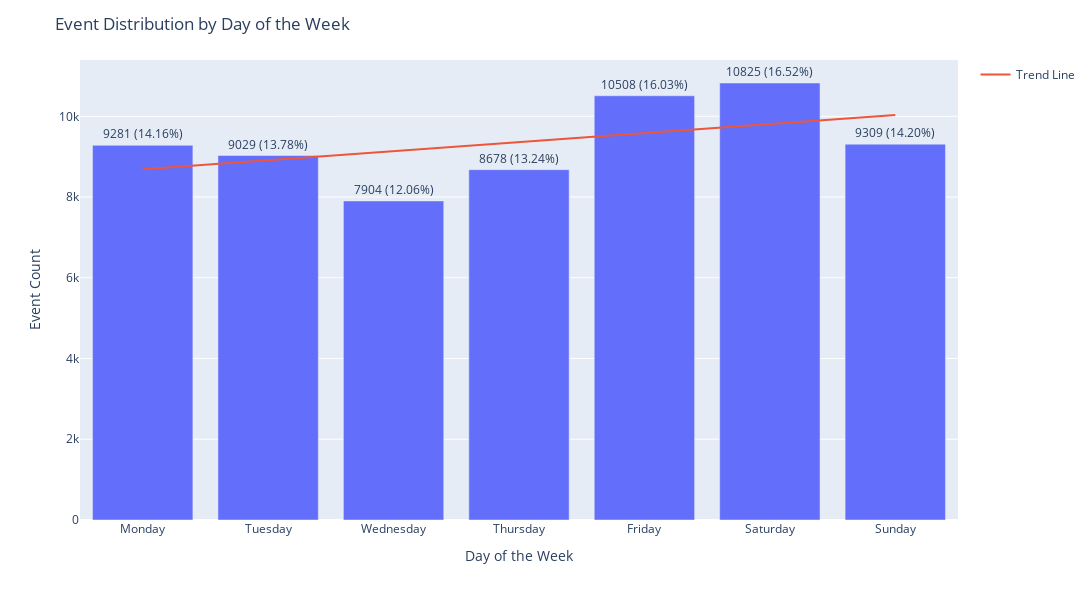

The notebook cell saved with this chart:
### Code cell
import pandas as pd
import plotly.express as px
import numpy as np
import statsmodels.api as sm

# Define a custom order for days of the week
day_order = ['Monday', 'Tuesday', 'Wednesday', 'Thursday', 'Friday', 'Saturday', 'Sunday']

# Count events by day of the week
day_of_week_counts = df['day_of_week'].value_counts()

# Sort the counts based on the custom day order
day_of_week_counts = day_of_week_counts.reindex(day_order)

# Create a bar plot to visualize the distribution
fig = px.bar(day_of_week_counts, x=day_of_week_counts.index, y=day_of_week_counts.values)
fig.update_layout(title='Event Distribution by Day of the Week', xaxis_title='Day of the Week', yaxis_title='Event Count')

# Add value and percentage annotations
total_events = day_of_week_counts.sum()
annotations = [f"{count} ({count/total_events*100:.2f}%)" for count in day_of_week_counts]

fig.update_traces(text=annotations, textposition='outside')
fig.update_layout(uniformtext_minsize=8, uniformtext_mode='hide')
fig.update_layout(height=600, width=1500)

# Add a trend line
day_of_week_counts = day_of_week_counts.reset_index()
day_of_week_counts.columns = ['day_of_week', 'event_count']
day_of_week_counts['day_index'] = day_of_week_counts['day_of_week'].apply(lambda x: day_order.index(x))
X = sm.add_constant(day_of_week_counts['day_index'])
y = day_of_week_counts['event_count']

model = sm.OLS(y, X).fit()
trend_line = model.predict(X)

fig.add_scatter(x=day_order, y=trend_line, mode='lines', name='Trend Line')

fig.show()

### Figure 1 — Plotly figure (JSON) as saved in the notebook; plotly's stock layout.template omitted (floating-point values rounded to 4 significant figures)
{"data": [{"alignmentgroup": "True", "hovertemplate": "day_of_week=%{x}<br>y=%{y}<extra></extra>", "legendgroup": "", "marker": {"color": "#636efa", "pattern": {"shape": ""}}, "name": "", "offsetgroup": "", "orientation": "v", "showlegend": false, "text": ["9281 (14.16%)", "9029 (13.78%)", "7904 (12.06%)", "8678 (13.24%)", "10508 (16.03%)", "10825 (16.52%)", "9309 (14.20%)"], "textposition": "outside", "type": "bar", "x": ["Monday", "Tuesday", "Wednesday", "Thursday", "Friday", "Saturday", "Sunday"], "xaxis": "x", "y": [9281, 9029, 7904, 8678, 10508, 10825, 9309], "yaxis": "y"}, {"mode": "lines", "name": "Trend Line", "type": "scatter", "x": ["Monday", "Tuesday", "Wednesday", "Thursday", "Friday", "Saturday", "Sunday"], "y": [8689.0, 8913.0, 9138.0, 9362.0, 9586.0, 9811.0, 10030.0]}], "layout": {"barmode": "relative", "height": 600, "legend": {"tracegroupgap": 0}, "margin": {"t": 60}, "title": {"text": "Event Distribution by Day of the Week"}, "uniformtext": {"minsize": 8, "mode": "hide"}, "width": 1500, "xaxis": {"anchor": "y", "domain": [0, 1], "title": {"text": "Day of the Week"}}, "yaxis": {"anchor": "x", "domain": [0, 1], "title": {"text": "Event Count"}}}}
